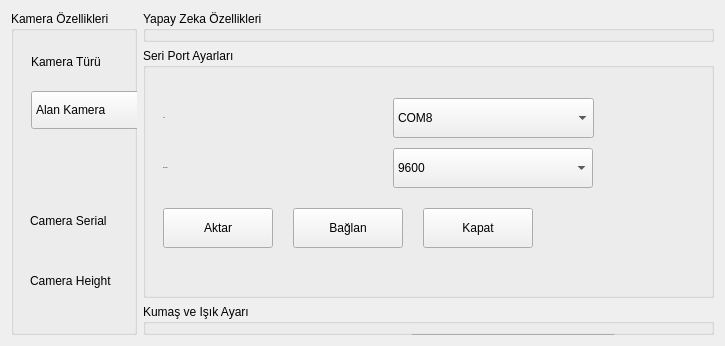
  <widget class="QWidget" name="centralwidget">
   <layout class="QGridLayout" name="gridLayout">
    <item row="0" column="0" rowspan="3">
     <widget class="QGroupBox" name="groupBox">
      <property name="maximumSize">
       <size>
        <width>541</width>
        <height>650</height>
       </size>
      </property>
      <property name="title">
       <string>Kamera Özellikleri</string>
      </property>
      <widget class="QPushButton" name="pushButton_Aktar_Kamera">
       <property name="geometry">
        <rect>
         <x>20</x>
         <y>560</y>
         <width>110</width>
         <height>40</height>
        </rect>
       </property>
       <property name="text">
        <string>Aktar</string>
       </property>
      </widget>
      <widget class="QLineEdit" name="lineEdit_Camera_Height">
       <property name="geometry">
        <rect>
         <x>290</x>
         <y>251</y>
         <width>200</width>
         <height>40</height>
        </rect>
       </property>
      </widget>
      <widget class="QLabel" name="label">
       <property name="geometry">
        <rect>
         <x>19</x>
         <y>250</y>
         <width>221</width>
         <height>40</height>
        </rect>
       </property>
       <property name="text">
        <string>Camera Height</string>
       </property>
       <property name="buddy">
        <cstring>lineEdit_Camera_Height</cstring>
       </property>
      </widget>
      <widget class="QLabel" name="label_2">
       <property name="geometry">
        <rect>
         <x>19</x>
         <y>310</y>
         <width>221</width>
         <height>40</height>
        </rect>
       </property>
       <property name="text">
        <string>Camera Width</string>
       </property>
       <property name="buddy">
        <cstring>lineEdit_Camera_Width</cstring>
       </property>
      </widget>
      <widget class="QLineEdit" name="lineEdit_Camera_Width">
       <property name="geometry">
        <rect>
         <x>290</x>
         <y>310</y>
         <width>200</width>
         <height>40</height>
        </rect>
       </property>
      </widget>
      <widget class="QLineEdit" name="lineEdit_Camera_Impact_Rate">
       <property name="geometry">
        <rect>
         <x>290</x>
         <y>370</y>
         <width>200</width>
         <height>40</height>
        </rect>
       </property>
      </widget>
      <widget class="QLabel" name="label_3">
       <property name="geometry">
        <rect>
         <x>19</x>
         <y>370</y>
         <width>221</width>
         <height>40</height>
        </rect>
       </property>
       <property name="text">
        <string>Camera İmpact Rate</string>
       </property>
       <property name="buddy">
        <cstring>lineEdit_Camera_Impact_Rate</cstring>
       </property>
      </widget>
      <widget class="QLineEdit" name="lineEdit_Camera_Serial">
       <property name="geometry">
        <rect>
         <x>290</x>
         <y>191</y>
         <width>200</width>
         <height>40</height>
        </rect>
       </property>
      </widget>
      <widget class="QLabel" name="label_Camera_Serial">
       <property name="geometry">
        <rect>
         <x>19</x>
         <y>190</y>
         <width>221</width>
         <height>40</height>
        </rect>
       </property>
       <property name="text">
        <string>Camera Serial</string>
       </property>
       <property name="buddy">
        <cstring>lineEdit_Camera_Serial</cstring>
       </property>
      </widget>
      <widget class="QLineEdit" name="lineEdit_CutOff">
       <property name="geometry">
        <rect>
         <x>290</x>
         <y>490</y>
         <width>200</width>
         <height>40</height>
        </rect>
       </property>
      </widget>
      <widget class="QLabel" name="label_CutOff">
       <property name="geometry">
        <rect>
         <x>19</x>
         <y>490</y>
         <width>221</width>
         <height>40</height>
        </rect>
       </property>
       <property name="text">
        <string>Cut Off</string>
       </property>
       <property name="buddy">
        <cstring>lineEdit_CutOff</cstring>
       </property>
      </widget>
      <widget class="QLineEdit" name="lineEdit_Camera_Exposure_Time">
       <property name="geometry">
        <rect>
         <x>290</x>
         <y>430</y>
         <width>200</width>
         <height>40</height>
        </rect>
       </property>
      </widget>
      <widget class="QLabel" name="label_4">
       <property name="geometry">
        <rect>
         <x>19</x>
         <y>430</y>
         <width>221</width>
         <height>40</height>
        </rect>
       </property>
       <property name="text">
        <string>Exposure Time</string>
       </property>
       <property name="buddy">
        <cstring>lineEdit_Camera_Exposure_Time</cstring>
       </property>
      </widget>
      <widget class="QPushButton" name="pushButton_Upload">
       <property name="geometry">
        <rect>
         <x>290</x>
         <y>560</y>
         <width>110</width>
         <height>40</height>
        </rect>
       </property>
       <property name="text">
        <string>Yükle</string>
       </property>
      </widget>
      <widget class="QRadioButton" name="radioButton_Camera_IV">
       <property name="geometry">
        <rect>
         <x>400</x>
         <y>120</y>
         <width>131</width>
         <height>31</height>
        </rect>
       </property>
       <property name="text">
        <string>Camera IV</string>
       </property>
      </widget>
      <widget class="QComboBox" name="comboBox">
       <property name="geometry">
        <rect>
         <x>20</x>
         <y>80</y>
         <width>221</width>
         <height>38</height>
        </rect>
       </property>
       <item>
        <property name="text">
         <string>Alan Kamera</string>
        </property>
       </item>
       <item>
        <property name="text">
         <string>Çizgi Kamera</string>
        </property>
       </item>
      </widget>
      <widget class="QRadioButton" name="radioButton_Camera_II">
       <property name="geometry">
        <rect>
         <x>400</x>
         <y>80</y>
         <width>131</width>
         <height>31</height>
        </rect>
       </property>
       <property name="text">
        <string>Camera II</string>
       </property>
      </widget>
      <widget class="QRadioButton" name="radioButton_Camera_III">
       <property name="geometry">
        <rect>
         <x>270</x>
         <y>120</y>
         <width>131</width>
         <height>31</height>
        </rect>
       </property>
       <property name="text">
        <string>Camera III</string>
       </property>
      </widget>
      <widget class="QRadioButton" name="radioButton_Camera_I">
       <property name="geometry">
        <rect>
         <x>270</x>
         <y>80</y>
         <width>131</width>
         <height>31</height>
        </rect>
       </property>
       <property name="text">
        <string>Camera I</string>
       </property>
      </widget>
      <widget class="QLabel" name="label_5">
       <property name="geometry">
        <rect>
         <x>20</x>
         <y>30</y>
         <width>221</width>
         <height>41</height>
        </rect>
       </property>
       <property name="text">
        <string>Kamera Türü</string>
       </property>
       <property name="buddy">
        <cstring>comboBox</cstring>
       </property>
      </widget>
      <widget class="QLabel" name="label_6">
       <property name="geometry">
        <rect>
         <x>270</x>
         <y>30</y>
         <width>261</width>
         <height>41</height>
        </rect>
       </property>
       <property name="text">
        <string>Kameralar</string>
       </property>
       <property name="buddy">
        <cstring>radioButton_Camera_I</cstring>
       </property>
      </widget>
      <widget class="QLabel" name="label_7">
       <property name="geometry">
        <rect>
         <x>-10</x>
         <y>160</y>
         <width>561</width>
         <height>21</height>
        </rect>
       </property>
       <property name="text">
        <string/>
       </property>
      </widget>
     </widget>
    </item>
    <item row="0" column="1">
     <widget class="QGroupBox" name="groupBox_2">
      <property name="maximumSize">
       <size>
        <width>571</width>
        <height>200</height>
       </size>
      </property>
      <property name="title">
       <string>Yapay Zeka Özellikleri</string>
      </property>
      <widget class="QPushButton" name="pushButton_Find_File">
       <property name="geometry">
        <rect>
         <x>460</x>
         <y>50</y>
         <width>101</width>
         <height>40</height>
        </rect>
       </property>
       <property name="text">
        <string>Ara</string>
       </property>
      </widget>
      <widget class="QLineEdit" name="lineEdit_Model">
       <property name="geometry">
        <rect>
         <x>250</x>
         <y>51</y>
         <width>200</width>
         <height>40</height>
        </rect>
       </property>
       <property name="text">
        <string/>
       </property>
      </widget>
      <widget class="QLabel" name="label_Model">
       <property name="geometry">
        <rect>
         <x>20</x>
         <y>50</y>
         <width>200</width>
         <height>40</height>
        </rect>
       </property>
       <property name="text">
        <string>Model</string>
       </property>
       <property name="buddy">
        <cstring>lineEdit_Model</cstring>
       </property>
      </widget>
      <widget class="QPushButton" name="pushButton_Aktar_Ysa">
       <property name="geometry">
        <rect>
         <x>20</x>
         <y>120</y>
         <width>110</width>
         <height>40</height>
        </rect>
       </property>
       <property name="text">
        <string>Aktar</string>
       </property>
      </widget>
     </widget>
    </item>
    <item row="1" column="1">
     <widget class="QGroupBox" name="groupBox_3">
      <property name="minimumSize">
       <size>
        <width>571</width>
        <height>250</height>
       </size>
      </property>
      <property name="maximumSize">
       <size>
        <width>571</width>
        <height>341</height>
       </size>
      </property>
      <property name="title">
       <string>Seri Port Ayarları</string>
      </property>
      <widget class="QComboBox" name="combo_port">
       <property name="geometry">
        <rect>
         <x>250</x>
         <y>50</y>
         <width>201</width>
         <height>40</height>
        </rect>
       </property>
       <item>
        <property name="text">
         <string>COM8</string>
        </property>
       </item>
       <item>
        <property name="text">
         <string>COM7</string>
        </property>
       </item>
       <item>
        <property name="text">
         <string>COM6</string>
        </property>
       </item>
       <item>
        <property name="text">
         <string>COM5</string>
        </property>
       </item>
       <item>
        <property name="text">
         <string>COM4</string>
        </property>
       </item>
       <item>
        <property name="text">
         <string>COM3</string>
        </property>
       </item>
       <item>
        <property name="text">
         <string>COM2</string>
        </property>
       </item>
       <item>
        <property name="text">
         <string>COM1</string>
        </property>
       </item>
      </widget>
      <widget class="QLabel" name="label_Port">
       <property name="geometry">
        <rect>
         <x>20</x>
         <y>50</y>
         <width>200</width>
         <height>40</height>
        </rect>
       </property>
       <property name="font">
        <font>
         <pointsize>-1</pointsize>
        </font>
       </property>
       <property name="text">
        <string>Port:</string>
       </property>
       <property name="buddy">
        <cstring>combo_port</cstring>
       </property>
      </widget>
      <widget class="QComboBox" name="combo_baudrate">
       <property name="geometry">
        <rect>
         <x>250</x>
         <y>100</y>
         <width>200</width>
         <height>40</height>
        </rect>
       </property>
       <item>
        <property name="text">
         <string>9600</string>
        </property>
       </item>
       <item>
        <property name="text">
         <string>4800</string>
        </property>
       </item>
       <item>
        <property name="text">
         <string>2400</string>
        </property>
       </item>
       <item>
        <property name="text">
         <string>1200</string>
        </property>
       </item>
      </widget>
      <widget class="QLabel" name="label_BaudRate">
       <property name="geometry">
        <rect>
         <x>20</x>
         <y>100</y>
         <width>200</width>
         <height>40</height>
        </rect>
       </property>
       <property name="font">
        <font>
         <pointsize>-1</pointsize>
        </font>
       </property>
       <property name="text">
        <string>Baud Rate</string>
       </property>
       <property name="buddy">
        <cstring>combo_baudrate</cstring>
       </property>
      </widget>
      <widget class="QPushButton" name="pushButton_Aktar_Serial_Port">
       <property name="geometry">
        <rect>
         <x>20</x>
         <y>160</y>
         <width>110</width>
         <height>40</height>
        </rect>
       </property>
       <property name="text">
        <string>Aktar</string>
       </property>
      </widget>
      <widget class="QPushButton" name="pushButton_Baglan">
       <property name="geometry">
        <rect>
         <x>150</x>
         <y>160</y>
         <width>110</width>
         <height>40</height>
        </rect>
       </property>
       <property name="text">
        <string>Bağlan</string>
       </property>
      </widget>
      <widget class="QPushButton" name="pushButton_Kapat">
       <property name="geometry">
        <rect>
         <x>280</x>
         <y>160</y>
         <width>110</width>
         <height>40</height>
        </rect>
       </property>
       <property name="text">
        <string>Kapat</string>
       </property>
      </widget>
     </widget>
    </item>
    <item row="2" column="1">
     <widget class="QGroupBox" name="Kumas_ve_Isik_Ayari">
      <property name="minimumSize">
       <size>
        <width>0</width>
        <height>0</height>
       </size>
      </property>
      <property name="maximumSize">
       <size>
        <width>571</width>
        <height>341</height>
       </size>
      </property>
      <property name="title">
       <string>Kumaş ve Işık Ayarı</string>
      </property>
      <widget class="QLabel" name="label_Kumas_Turu">
       <property name="geometry">
        <rect>
         <x>20</x>
         <y>30</y>
         <width>221</width>
         <height>40</height>
        </rect>
       </property>
       <property name="text">
        <string>Kumas Turu</string>
       </property>
       <property name="buddy">
        <cstring>lineEdit_Camera_Serial</cstring>
       </property>
      </widget>
      <widget class="QLabel" name="label_Kumas_Turu_2">
       <property name="geometry">
        <rect>
         <x>20</x>
         <y>80</y>
         <width>221</width>
         <height>40</height>
        </rect>
       </property>
       <property name="text">
        <string>Işık Şiddeti</string>
       </property>
       <property name="buddy">
        <cstring>lineEdit_Camera_Serial</cstring>
       </property>
      </widget>
      <widget class="QScrollBar" name="horizontal_Isik_siddeti">
       <property name="geometry">
        <rect>
         <x>250</x>
         <y>80</y>
         <width>241</width>
         <height>40</height>
        </rect>
       </property>
       <property name="maximum">
        <number>20</number>
       </property>
       <property name="orientation">
        <enum>Qt::Horizontal</enum>
       </property>
      </widget>
      <widget class="QLineEdit" name="lineEdit_Kumas_Turu">
       <property name="geometry">
        <rect>
         <x>267</x>
         <y>30</y>
         <width>206</width>
         <height>40</height>
        </rect>
       </property>
      </widget>
      <widget class="QPushButton" name="pushButton_Aktar_Kumas_Inf">
       <property name="geometry">
        <rect>
         <x>20</x>
         <y>140</y>
         <width>110</width>
         <height>40</height>
        </rect>
       </property>
       <property name="text">
        <string>Aktar</string>
       </property>
      </widget>
     </widget>
    </item>
   </layout>
  </widget>
